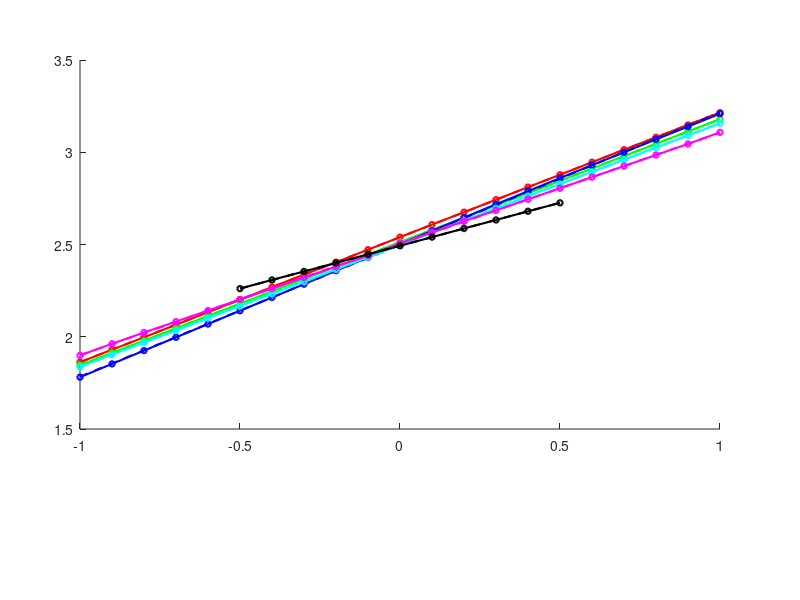

Here is the MATLAB script that generated this plot: (Note: this script raises an error after producing the figure.)
% Range 1: ±20 μA
current1_uA = -20:2:20;
vsense1_V = [1.862, 1.93, 1.997, 2.065, 2.133, 2.201, 2.269, 2.337, 2.404, 2.472, 2.54, 2.608, 2.675, 2.743, 2.811, 2.878, 2.946, 3.014, 3.081, 3.148, 3.215];
x1_norm = current1_uA / 20;

% Range 2: ±200 μA
current2_uA = -200:20:200;
vsense2_V = [1.846, 1.913, 1.979, 2.046, 2.113, 2.179, 2.246, 2.313, 2.379, 2.446, 2.513, 2.579, 2.645, 2.712, 2.778, 2.845, 2.912, 2.979, 3.046, 3.113, 3.180];
x2_norm = current2_uA / 200;

% Range 3: ±2 mA
current3_mA = -2:0.2:2;
vsense3_V = [1.781, 1.853, 1.925, 1.997, 2.069, 2.141, 2.213, 2.285, 2.358, 2.43, 2.502, 2.574, 2.646, 2.718, 2.789, 2.86, 2.93, 3, 3.07, 3.139, 3.209];
x3_norm = current3_mA / 2;

% Range 4: ±20 mA
current4_mA = -20:2:20;
vsense4_V = [1.837, 1.903, 1.969, 2.034, 2.101, 2.167, 2.233, 2.299, 2.365, 2.431, 2.497, 2.563, 2.629, 2.696, 2.762, 2.828, 2.893, 2.96, 3.025, 3.091, 3.157];
x4_norm = current4_mA / 20;

% Range 5: ±200 mA
current5_mA = -200:20:200;
vsense5_V = [1.899, 1.962, 2.023, 2.082, 2.142, 2.202, 2.261, 2.321, 2.38, 2.44, 2.506, 2.566, 2.626, 2.685, 2.745, 2.805, 2.865, 2.925, 2.985, 3.045, 3.108];
x5_norm = current5_mA / 200;

% Range 6: ±2 A (data available only for ±1 A)
current6_A = -2:0.2:2;
vsense6_V = [NaN, NaN, NaN, NaN, NaN, 2.261, 2.308, 2.354, 2.4, 2.447, 2.493, 2.54, 2.587, 2.633, 2.68, 2.726, NaN, NaN, NaN, NaN, NaN];
x6_norm = current6_A / 2;

colors = {'r', 'g', 'b', 'c', 'm', 'k'};

range_labels = {'\pm20 \muA range', '\pm200 \muA range', '\pm2 mA range', '\pm20 mA range', '\pm200 mA range', '\pm2 A range'};

max_displays = [20, 200, 2, 20, 200, 2];
unit_strs = {'\muA', '\muA', 'mA', 'mA', 'mA', 'A'};
format_specs = {'%.0f', '%.0f', '%.1f', '%.0f', '%.0f', '%.1f'};

aux_height = 0.035;
aux_space = 0.005;
num_aux = 6;
total_aux_height = num_aux * aux_height + (num_aux - 1) * aux_space;
main_bottom = 0.05 + total_aux_height;
main_height = 0.9 - main_bottom;
left = 0.1;
width = 0.8;

x_norms = {x1_norm, x2_norm, x3_norm, x4_norm, x5_norm, x6_norm};
vsenses = {vsense1_V, vsense2_V, vsense3_V, vsense4_V, vsense5_V, vsense6_V};

figure(1);
ax_main1 = axes('Position', [left, main_bottom, width, main_height]);
hold on;
for i = 1:6
    x = x_norms{i};
    y = vsenses{i};
    plot(x, y, [colors{i} '-o'], 'LineWidth', 1.5, 'MarkerSize', 4);
    % Best fit line (handling NaNs)
    valid = ~isnan(y);
    if sum(valid) >= 2
        p = polyfit(x(valid), y(valid), 1);
        x_fit = linspace(min(x(valid)), max(x(valid)), 2);
        y_fit = polyval(p, x_fit);
        h_fit = plot(x_fit, y_fit, '--', 'Color', colors{i}, 'LineWidth', 1.5);
        set(h_fit, 'HandleVisibility', 'off');
    end
end
xline(0, 'k--', 'LineWidth', 1.5);
yline(2.5, 'k--', 'LineWidth', 1.5);

hold off;
ylabel('ISense (V)');
ylim(ax_main1, [1.5 3.5]);
title('ISense Voltage vs Input Current');
legend(range_labels, 'Location', 'best');
grid on;
set(ax_main1, 'XTick', [], 'XAxisLocation', 'top', 'XColor', 'none');

current_bottom = main_bottom - aux_height;
for i = 1:num_aux
    ax_aux(i) = axes('Position', [left, current_bottom, width, aux_height]);
    set(ax_aux(i), 'XLim', [-1 1], 'YTick', [], 'YColor', 'none', 'Box', 'off', 'Color', 'none', 'XAxisLocation', 'bottom');
    set(ax_aux(i), 'XTick', linspace(-1, 1, 11));
    tick_labels = compose(format_specs{i}, linspace(-max_displays(i), max_displays(i), 11));
    if i == num_aux
        tick_labels{6} = ['0 (' unit_strs{i} ')'];
        xlabel(ax_aux(i), {'Input Current', ['(' unit_strs{i} ')']}, 'Interpreter', 'none');
    else
        tick_labels{6} = ['0 (' unit_strs{i} ')'];
    end
    set(ax_aux(i), 'XTickLabel', tick_labels);
    current_bottom = current_bottom - aux_height - aux_space;
end

%% ---- Linearity and Offset Table ----

num_ranges = 6;

Offsets = zeros(num_ranges,1);
Max_NL_percent = zeros(num_ranges,1);

for i = 1:num_ranges
    
    x = x_norms{i};
    y = vsenses{i};
    
    valid = ~isnan(y);
    
    if sum(valid) >= 2
        
        p = polyfit(x(valid), y(valid), 1);
        slope = p(1);
        
        idx_zero = find(x == 0);
        
        if ~isempty(idx_zero) && ~isnan(y(idx_zero))
            offset = y(idx_zero) - 2.5;
        else
            y_zero = polyval(p, 0);
            offset = y_zero - 2.5;
        end
        
        y_fit = polyval(p, x(valid));
        
        residual = y(valid) - y_fit;
        
        y_fit_min = polyval(p, min(x(valid)));
        y_fit_max = polyval(p, max(x(valid)));
        FS_span = abs(y_fit_max - y_fit_min);
        
        NL_percent = (max(abs(residual)) / FS_span) * 100;
        
        Offsets(i) = offset;
        Max_NL_percent(i) = NL_percent;
        
    else
        Offsets(i) = NaN;
        Max_NL_percent(i) = NaN;
    end
end

Linearity_Table = table(range_labels', Offsets, Max_NL_percent, ...
    'VariableNames', {'Current_Range', 'Offset_at_0A_V', 'Max_Nonlinearity_percentFS'});

disp('Linearity and Offset Summary:')
disp(Linearity_Table)
